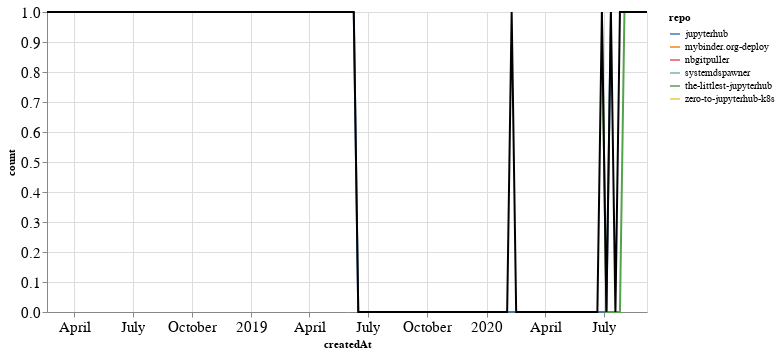

Write notebook code for a chart like this one.
### Markdown cell above
## PRs

### Code cell
prs_time = prs.groupby('repo').resample('W', on='createdAt').count()['author'].reset_index()
prs_time = prs_time.rename(columns={'author': 'count'})
prs_time_total = prs_time.groupby('createdAt').agg({"count": "sum"}).reset_index()

ch1 = alt.Chart(prs_time, width=600).mark_line().encode(
    x='createdAt',
    y='count',
    color='repo',
    tooltip="repo"
)

ch2 = alt.Chart(prs_time_total, width=600).mark_line(color="black").encode(
    x='createdAt',
    y='count',
)

ch1 + ch2

### Figure 1 — Vega-Lite specification as saved in the notebook (floating-point values rounded to 4 significant figures)
{"config": {"axisLeft": {"labelFontSize": 15}, "axisBottom": {"labelFontSize": 15}}, "layer": [{"data": {"name": "data-abb9bbc319d53975b3511988a8bfb506"}, "mark": "line", "encoding": {"color": {"type": "nominal", "field": "repo"}, "tooltip": {"type": "nominal", "field": "repo"}, "x": {"type": "temporal", "field": "createdAt"}, "y": {"type": "quantitative", "field": "count"}}, "width": 600}, {"data": {"name": "data-6f96464983251a1098d1709b5dd854b5"}, "mark": {"type": "line", "color": "black"}, "encoding": {"x": {"type": "temporal", "field": "createdAt"}, "y": {"type": "quantitative", "field": "count"}}, "width": 600}], "$schema": "https://vega.github.io/schema/vega-lite/v4.8.1.json", "datasets": {"data-abb9bbc319d53975b3511988a8bfb506": [{"repo": "jupyterhub", "createdAt": "2019-06-09T00:00:00", "count": 1}, {"repo": "jupyterhub", "createdAt": "2019-06-16T00:00:00", "count": 0}, {"repo": "jupyterhub", "createdAt": "2019-06-23T00:00:00", "count": 0}, {"repo": "jupyterhub", "createdAt": "2019-06-30T00:00:00", "count": 0}, {"repo": "jupyterhub", "createdAt": "2019-07-07T00:00:00", "count": 0}, {"repo": "jupyterhub", "createdAt": "2019-07-14T00:00:00", "count": 0}, {"repo": "jupyterhub", "createdAt": "2019-07-21T00:00:00", "count": 0}, {"repo": "jupyterhub", "createdAt": "2019-07-28T00:00:00", "count": 0}, {"repo": "jupyterhub", "createdAt": "2019-08-04T00:00:00", "count": 0}, {"repo": "jupyterhub", "createdAt": "2019-08-11T00:00:00", "count": 0}, {"repo": "jupyterhub", "createdAt": "2019-08-18T00:00:00", "count": 0}, {"repo": "jupyterhub", "createdAt": "2019-08-25T00:00:00", "count": 0}, {"repo": "jupyterhub", "createdAt": "2019-09-01T00:00:00", "count": 0}, {"repo": "jupyterhub", "createdAt": "2019-09-08T00:00:00", "count": 0}, {"repo": "jupyterhub", "createdAt": "2019-09-15T00:00:00", "count": 0}, {"repo": "jupyterhub", "createdAt": "2019-09-22T00:00:00", "count": 0}, {"repo": "jupyterhub", "createdAt": "2019-09-29T00:00:00", "count": 0}, {"repo": "jupyterhub", "createdAt": "2019-10-06T00:00:00", "count": 0}, {"repo": "jupyterhub", "createdAt": "2019-10-13T00:00:00", "count": 0}, {"repo": "jupyterhub", "createdAt": "2019-10-20T00:00:00", "count": 0}, {"repo": "jupyterhub", "createdAt": "2019-10-27T00:00:00", "count": 0}, {"repo": "jupyterhub", "createdAt": "2019-11-03T00:00:00", "count": 0}, {"repo": "jupyterhub", "createdAt": "2019-11-10T00:00:00", "count": 0}, {"repo": "jupyterhub", "createdAt": "2019-11-17T00:00:00", "count": 0}, {"repo": "jupyterhub", "createdAt": "2019-11-24T00:00:00", "count": 0}, {"repo": "jupyterhub", "createdAt": "2019-12-01T00:00:00", "count": 0}, {"repo": "jupyterhub", "createdAt": "2019-12-08T00:00:00", "count": 0}, {"repo": "jupyterhub", "createdAt": "2019-12-15T00:00:00", "count": 0}, {"repo": "jupyterhub", "createdAt": "2019-12-22T00:00:00", "count": 0}, {"repo": "jupyterhub", "createdAt": "2019-12-29T00:00:00", "count": 0}, {"repo": "jupyterhub", "createdAt": "2020-01-05T00:00:00", "count": 0}, {"repo": "jupyterhub", "createdAt": "2020-01-12T00:00:00", "count": 0}, {"repo": "jupyterhub", "createdAt": "2020-01-19T00:00:00", "count": 0}, {"repo": "jupyterhub", "createdAt": "2020-01-26T00:00:00", "count": 0}, {"repo": "jupyterhub", "createdAt": "2020-02-02T00:00:00", "count": 0}, {"repo": "jupyterhub", "createdAt": "2020-02-09T00:00:00", "count": 0}, {"repo": "jupyterhub", "createdAt": "2020-02-16T00:00:00", "count": 0}, {"repo": "jupyterhub", "createdAt": "2020-02-23T00:00:00", "count": 0}, {"repo": "jupyterhub", "createdAt": "2020-03-01T00:00:00", "count": 0}, {"repo": "jupyterhub", "createdAt": "2020-03-08T00:00:00", "count": 0}, {"repo": "jupyterhub", "createdAt": "2020-03-15T00:00:00", "count": 0}, {"repo": "jupyterhub", "createdAt": "2020-03-22T00:00:00", "count": 0}, {"repo": "jupyterhub", "createdAt": "2020-03-29T00:00:00", "count": 0}, {"repo": "jupyterhub", "createdAt": "2020-04-05T00:00:00", "count": 0}, {"repo": "jupyterhub", "createdAt": "2020-04-12T00:00:00", "count": 0}, {"repo": "jupyterhub", "createdAt": "2020-04-19T00:00:00", "count": 0}, {"repo": "jupyterhub", "createdAt": "2020-04-26T00:00:00", "count": 0}, {"repo": "jupyterhub", "createdAt": "2020-05-03T00:00:00", "count": 0}, {"repo": "jupyterhub", "createdAt": "2020-05-10T00:00:00", "count": 0}, {"repo": "jupyterhub", "createdAt": "2020-05-17T00:00:00", "count": 0}, {"repo": "jupyterhub", "createdAt": "2020-05-24T00:00:00", "count": 0}, {"repo": "jupyterhub", "createdAt": "2020-05-31T00:00:00", "count": 0}, {"repo": "jupyterhub", "createdAt": "2020-06-07T00:00:00", "count": 0}, {"repo": "jupyterhub", "createdAt": "2020-06-14T00:00:00", "count": 0}, {"repo": "jupyterhub", "createdAt": "2020-06-21T00:00:00", "count": 0}, {"repo": "jupyterhub", "createdAt": "2020-06-28T00:00:00", "count": 0}, {"repo": "jupyterhub", "createdAt": "2020-07-05T00:00:00", "count": 0}, {"repo": "jupyterhub", "createdAt": "2020-07-12T00:00:00", "count": 1}, {"repo": "mybinder.org-deploy", "createdAt": "2018-02-18T00:00:00", "count": 1}, {"repo": "nbgitpuller", "createdAt": "2020-02-09T00:00:00", "count": 1}, {"repo": "systemdspawner", "createdAt": "2020-07-26T00:00:00", "count": 1}, {"repo": "the-littlest-jupyterhub", "createdAt": "2020-06-28T00:00:00", "count": 1}, {"repo": "the-littlest-jupyterhub", "createdAt": "2020-07-05T00:00:00", "count": 0}, {"repo": "the-littlest-jupyterhub", "createdAt": "2020-07-12T00:00:00", "count": 0}, {"repo": "the-littlest-jupyterhub", "createdAt": "2020-07-19T00:00:00", "count": 0}, {"repo": "the-littlest-jupyterhub", "createdAt": "2020-07-26T00:00:00", "count": 0}, {"repo": "the-littlest-jupyterhub", "createdAt": "2020-08-02T00:00:00", "count": 1}, {"repo": "zero-to-jupyterhub-k8s", "createdAt": "2020-08-30T00:00:00", "count": 1}, {"repo": "zero-to-jupyterhub-k8s", "createdAt": "2020-09-06T00:00:00", "count": 1}], "data-6f96464983251a1098d1709b5dd854b5": [{"createdAt": "2018-02-18T00:00:00", "count": 1}, {"createdAt": "2019-06-09T00:00:00", "count": 1}, {"createdAt": "2019-06-16T00:00:00", "count": 0}, {"createdAt": "2019-06-23T00:00:00", "count": 0}, {"createdAt": "2019-06-30T00:00:00", "count": 0}, {"createdAt": "2019-07-07T00:00:00", "count": 0}, {"createdAt": "2019-07-14T00:00:00", "count": 0}, {"createdAt": "2019-07-21T00:00:00", "count": 0}, {"createdAt": "2019-07-28T00:00:00", "count": 0}, {"createdAt": "2019-08-04T00:00:00", "count": 0}, {"createdAt": "2019-08-11T00:00:00", "count": 0}, {"createdAt": "2019-08-18T00:00:00", "count": 0}, {"createdAt": "2019-08-25T00:00:00", "count": 0}, {"createdAt": "2019-09-01T00:00:00", "count": 0}, {"createdAt": "2019-09-08T00:00:00", "count": 0}, {"createdAt": "2019-09-15T00:00:00", "count": 0}, {"createdAt": "2019-09-22T00:00:00", "count": 0}, {"createdAt": "2019-09-29T00:00:00", "count": 0}, {"createdAt": "2019-10-06T00:00:00", "count": 0}, {"createdAt": "2019-10-13T00:00:00", "count": 0}, {"createdAt": "2019-10-20T00:00:00", "count": 0}, {"createdAt": "2019-10-27T00:00:00", "count": 0}, {"createdAt": "2019-11-03T00:00:00", "count": 0}, {"createdAt": "2019-11-10T00:00:00", "count": 0}, {"createdAt": "2019-11-17T00:00:00", "count": 0}, {"createdAt": "2019-11-24T00:00:00", "count": 0}, {"createdAt": "2019-12-01T00:00:00", "count": 0}, {"createdAt": "2019-12-08T00:00:00", "count": 0}, {"createdAt": "2019-12-15T00:00:00", "count": 0}, {"createdAt": "2019-12-22T00:00:00", "count": 0}, {"createdAt": "2019-12-29T00:00:00", "count": 0}, {"createdAt": "2020-01-05T00:00:00", "count": 0}, {"createdAt": "2020-01-12T00:00:00", "count": 0}, {"createdAt": "2020-01-19T00:00:00", "count": 0}, {"createdAt": "2020-01-26T00:00:00", "count": 0}, {"createdAt": "2020-02-02T00:00:00", "count": 0}, {"createdAt": "2020-02-09T00:00:00", "count": 1}, {"createdAt": "2020-02-16T00:00:00", "count": 0}, {"createdAt": "2020-02-23T00:00:00", "count": 0}, {"createdAt": "2020-03-01T00:00:00", "count": 0}, {"createdAt": "2020-03-08T00:00:00", "count": 0}, {"createdAt": "2020-03-15T00:00:00", "count": 0}, {"createdAt": "2020-03-22T00:00:00", "count": 0}, {"createdAt": "2020-03-29T00:00:00", "count": 0}, {"createdAt": "2020-04-05T00:00:00", "count": 0}, {"createdAt": "2020-04-12T00:00:00", "count": 0}, {"createdAt": "2020-04-19T00:00:00", "count": 0}, {"createdAt": "2020-04-26T00:00:00", "count": 0}, {"createdAt": "2020-05-03T00:00:00", "count": 0}, {"createdAt": "2020-05-10T00:00:00", "count": 0}, {"createdAt": "2020-05-17T00:00:00", "count": 0}, {"createdAt": "2020-05-24T00:00:00", "count": 0}, {"createdAt": "2020-05-31T00:00:00", "count": 0}, {"createdAt": "2020-06-07T00:00:00", "count": 0}, {"createdAt": "2020-06-14T00:00:00", "count": 0}, {"createdAt": "2020-06-21T00:00:00", "count": 0}, {"createdAt": "2020-06-28T00:00:00", "count": 1}, {"createdAt": "2020-07-05T00:00:00", "count": 0}, {"createdAt": "2020-07-12T00:00:00", "count": 1}, {"createdAt": "2020-07-19T00:00:00", "count": 0}, {"createdAt": "2020-07-26T00:00:00", "count": 1}, {"createdAt": "2020-08-02T00:00:00", "count": 1}, {"createdAt": "2020-08-30T00:00:00", "count": 1}, {"createdAt": "2020-09-06T00:00:00", "count": 1}]}}
